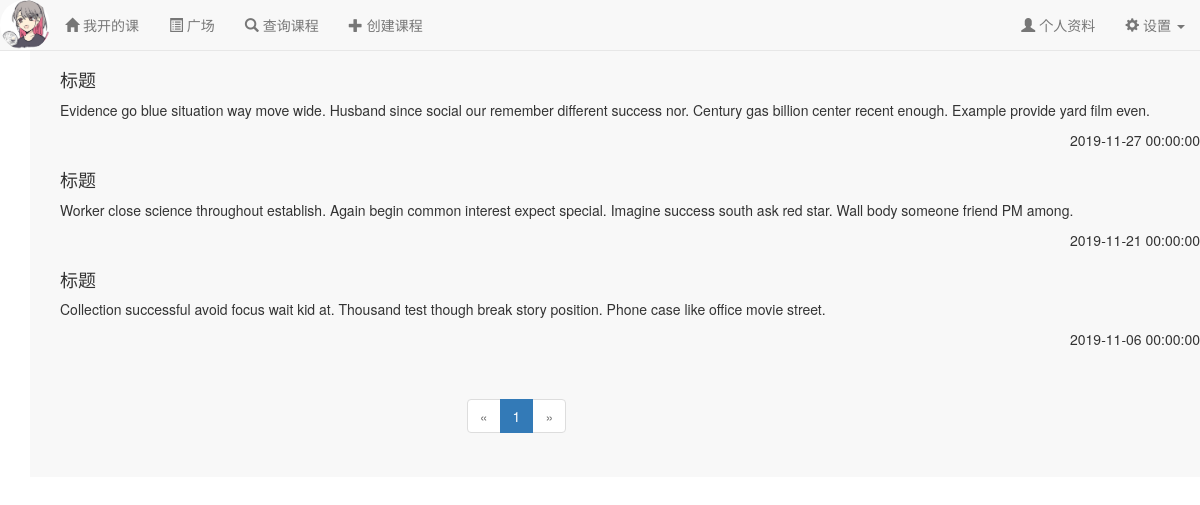
Screenshot of /course/announcement/2 (signed in) with the database file from the repository.
### app/models.py (models this page shows, shortened)
class User(UserMixin, db.Model):
    __tablename__ = 'users'
    id = db.Column(db.Integer, primary_key=True, autoincrement=True)
    name = db.Column(db.String(64)) #真实姓名(不同于用户名)
    location = db.Column(db.String(64)) #位置
    about_me = db.Column(db.Text()) #个人介绍
    member_since = db.Column(db.DateTime(), default=localtime)    #注册时间
    last_seen = db.Column(db.DateTime(), default=localtime)   #最后一次访问的时间
    email = db.Column(db.String(64), unique=True, index=True)   #电子邮箱
    nickname = db.Column(db.String(64))    #昵称
    role_id = db.Column(db.Integer, db.ForeignKey('roles.id'))  #角色id
    password_hash = db.Column(db.String(128))   #密码hash
    confirmed = db.Column(db.Boolean, default=False)    #是否已经确认账户
    headicon_url = db.Column(db.String(64)) #头像图标的url
    student = db.relationship('Student', backref='user', uselist=False) #通过Student的user字段拿到用户信息
    teacher = db.relationship('Teacher', backref='user', uselist=False) #通过Teacher的user字段拿到用户信息
    posts = db.relationship('Post', backref='author', lazy='dynamic') #该用户发布的动态
    followed = db.relationship('Follow',
                               foreign_keys=[Follow.follower_id],
                               backref=db.backref('follower', lazy='joined'),
                               lazy='dynamic',
                               cascade='all, delete-orphan')
    followers = db.relationship('Follow',
                               foreign_keys=[Follow.followed_id],
                               backref=db.backref('followed', lazy='joined'),
                               lazy='dynamic',
                               cascade='all, delete-orphan')
    comments = db.relationship('Comment', backref='author', lazy='dynamic') #该用户发表的评论
    like_posts = db.relationship('PostLike',
                                  foreign_keys=[PostLike.user_id],
                                  backref=db.backref('user', lazy='joined'),
                                  lazy='dynamic',
                                  cascade='all, delete-orphan')
    @property
    def password(self):
        raise AttributeError('Password is not a readable attribute!')
    @login_manager.user_loader
    def load_user(user_id):
        return User.query.get(int(user_id))
    def ping(self):
        self.last_seen = localtime()
        db.session.add(self)
        db.session.commit()

class Announcement(db.Model):
    __tablename__ = 'announcements'
    course_id = db.Column(db.Integer, db.ForeignKey('courses.course_id'), primary_key=True)
    timestamp = db.Column(db.DateTime, default=localtime, primary_key=True)
    title = db.Column(db.Text) #公告标题
    body = db.Column(db.Text) #原公告内容
    body_html = db.Column(db.Text) #富文本形式

### app/course/views.py (the view)
@course.route('/announcement/<int:course_id>')
@login_required
def announcement(course_id):
    page = request.args.get('page', 1, type=int)
    pagination = Announcement.query.filter_by(course_id=course_id).order_by(Announcement.timestamp.desc()).paginate(
        page, per_page=current_app.config['FLASKY_COURSE_PER_PAGE'],
        error_out=False)
    announcements = [item for item in pagination.items]
    return render_template('course/announcement.html', announcements=announcements, pagination=pagination,
                           course_id=course_id)

### app/auth/views.py (called while the page is built)
@auth.before_app_request
def before_request():
    if current_user.is_authenticated:
        current_user.ping()
        if not current_user.confirmed \
                and request.endpoint \
                and request.blueprint != 'auth' \
                and request.endpoint != 'static':
            return redirect(url_for('auth.unconfirmed'))

### app/main/__init__.py (called while the page is built)
@main.app_context_processor
def inject_permissions():
    return dict(Permission=Permission)

### app/utils.py (called while the page is built)
def localtime():
    time_str = datetime.datetime.now().strftime('%Y-%m-%d %H:%M:%S')
    return datetime.datetime.strptime(time_str,"%Y-%m-%d %H:%M:%S")

### app/templates/course/announcement.html (shortened to what this page needs)
{% extends "/base.html" %}
{% import "/_macros.html" as macros %}
{% block page_content %}
<div class="container navbar-default" style="height:100%;padding-top:30px;">
    <div class="container">
        {% for each in announcements %}
        <div style="padding-top:30px">
            <h4>{{ each.title }}</h4>
            <div style="width:100%;word-wrap:break-word">
                {{ each.body_html | safe }}
            </div>
            <p style="float:right">{{ each.timestamp }}</p>
        </div>
        {% endfor %}
    </div>
    <div class="pagination" style="margin-left:37%">
        {{ macros.pagination_widget(pagination, 'course.announcement', course_id=course_id) }}
    </div>
</div>
{% endblock %}

### app/templates/base.html (shortened to what this page needs)
{% extends "bootstrap/base.html" %}
{% block head %}
{{ super() }}
{% endblock %}
{% block navbar %}
<nav class="navbar navbar-default navbar-fixed-top" >
    <div class="container-fluid">
        <div class="navbar-header">
            <div class="navbar-brand" style="padding:1%">
                <a href="{{ url_for('main.user', email=current_user.email) }}">
                    <img src="{{ url_for('static', filename='headicon/'+current_user.headicon_url) }}" class="img-circle" style="height:100%;" />
                </a>
            </div>
        </div>
        <div class="collapse navbar-collapse" id="navbar-collapse">
            <ul class="nav navbar-nav">
                <li><a href="{{ url_for('course.index') }}"><span class="glyphicon glyphicon-home"></span>&nbsp;{% if current_user.role.name == 'Student' %}我的课程{% else %}我开的课{% endif %}</a></li>
                <li><a href="{{ url_for('forum.index') }}"><span class="glyphicon glyphicon-list-alt"></span>&nbsp;广场</a></li>
                <li><a href="{{ url_for('course.query_course') }}"><span class="glyphicon glyphicon-search"></span>&nbsp;查询课程</a></li>
                {% if current_user.role.name == 'Teacher' %}
                <li><a href="{{ url_for('course.create_course') }}"><span class="glyphicon glyphicon-plus"></span>&nbsp;创建课程</a></li>
                {% endif %}
            </ul>
            <ul class="nav navbar-nav navbar-right ">
                <li>
                    <a href="{{ url_for('main.user', email=current_user.email) }}">
                        <span class="glyphicon glyphicon-user"></span>
                        个人资料
                    </a>
                </li>
                <li class="dropdown">
                    <a class="dropdown-toggle" data-toggle="dropdown" href="#">
                        <span class="glyphicon glyphicon-cog"></span>&nbsp;设置
                        <b class="caret"></b>
                    </a>
                </li>
            </ul>
        </div>
    </div>
</nav>
{% endblock %}
{% block content %}
<div class="container">
    {% block page_content %}{% endblock %}
</div>
{% endblock %}

### rows the page displays
User: headicon_url (placeholder picture)
Announcement: title "标题", body_html "Evidence go blue situation way move wide. Husband since social our remember different success nor. Century gas billion center recent enough. Example provide yard film even.", timestamp "2019-11-27 00:00:00"
Announcement: title "标题", body_html "Worker close science throughout establish. Again begin common interest expect special. Imagine success south ask red star. Wall body someone friend PM among.", timestamp "2019-11-21 00:00:00"
Announcement: title "标题", body_html "Collection successful avoid focus wait kid at. Thousand test though break story position. Phone case like office movie street.", timestamp "2019-11-06 00:00:00"

### other values shown
{{ p }} "1"
